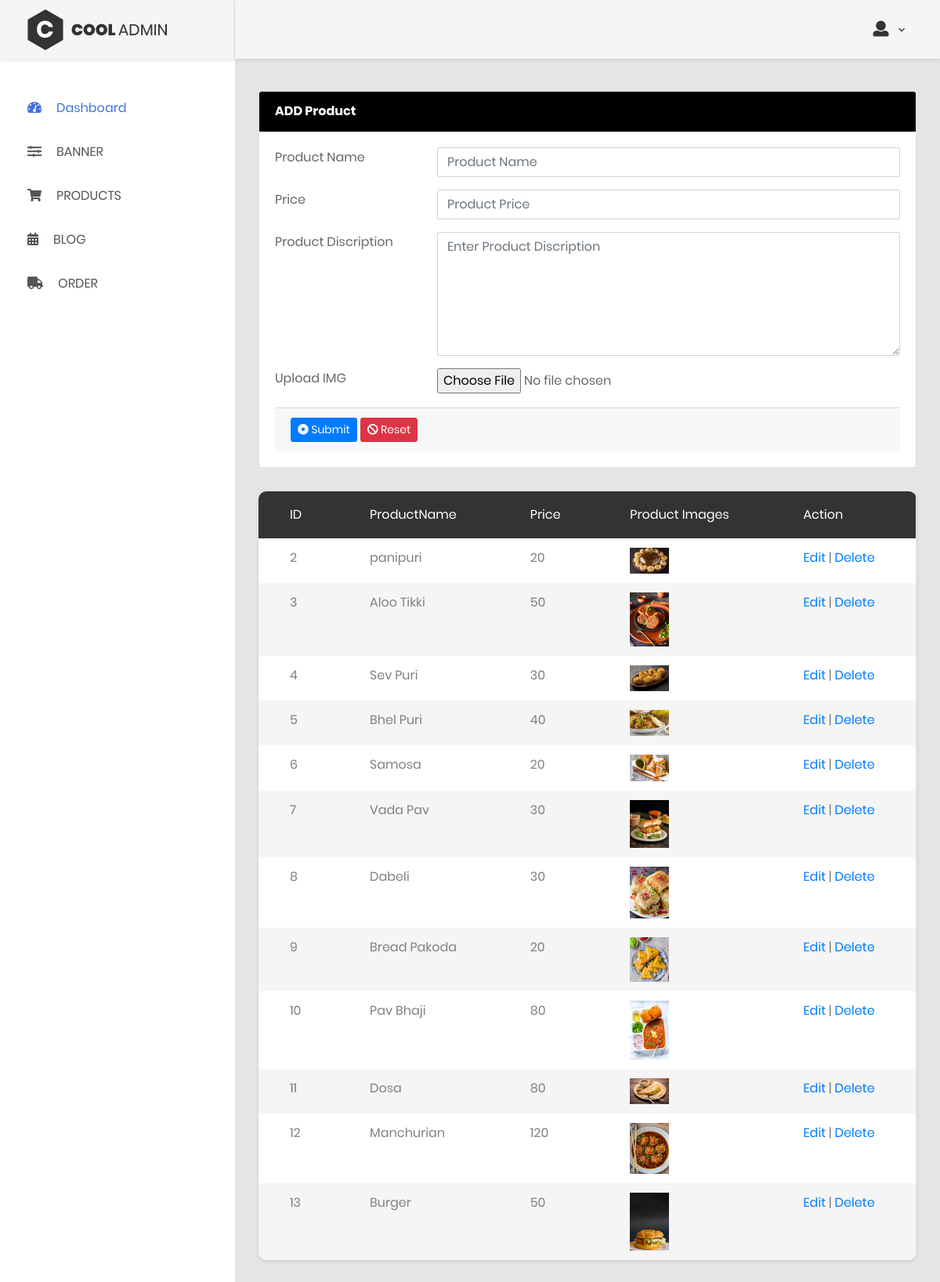
Page /admin/product.php (signed in) on the committed database.
### tables this page shows
CREATE TABLE `product` (
  `id` int(11) NOT NULL,
  `productname` varchar(255) NOT NULL,
  `discription` text NOT NULL,
  `price` int(11) NOT NULL,
  `productimg` varchar(255) NOT NULL
);

### admin/product.php (the view, shortened to what this page needs)
<!DOCTYPE html>
<html lang="en">
<?php include("include/config.php"); ?>
<head>
    <link href="css/font-face.css" rel="stylesheet" media="all">
    <link href="vendor/font-awesome-4.7/css/font-awesome.min.css" rel="stylesheet" media="all">
    <link href="vendor/font-awesome-5/css/fontawesome-all.min.css" rel="stylesheet" media="all">
    <link href="vendor/mdi-font/css/material-design-iconic-font.min.css" rel="stylesheet" media="all">
    <link href="vendor/bootstrap-4.1/bootstrap.min.css" rel="stylesheet" media="all">
    <link href="vendor/animsition/animsition.min.css" rel="stylesheet" media="all">
    <link href="vendor/bootstrap-progressbar/bootstrap-progressbar-3.3.4.min.css" rel="stylesheet" media="all">
    <link href="vendor/wow/animate.css" rel="stylesheet" media="all">
    <link href="vendor/css-hamburgers/hamburgers.min.css" rel="stylesheet" media="all">
    <link href="vendor/slick/slick.css" rel="stylesheet" media="all">
    <link href="vendor/select2/select2.min.css" rel="stylesheet" media="all">
    <link href="vendor/perfect-scrollbar/perfect-scrollbar.css" rel="stylesheet" media="all">
    <link href="css/theme.css" rel="stylesheet" media="all">
</head>
<body class="animsition">
    <div class="page-wrapper">
        <aside class="menu-sidebar d-none d-lg-block">
            <div class="logo">
                <a href="#">
                    <img src="images/icon/logo.png" alt="Cool Admin" />
                </a>
            </div>
            <?php include('include/sidebar.php'); ?>
        </aside>
        <?php include('include/header.php'); ?>
        <div class="page-container">
            <div class="main-content">
                <div class="section__content section__content--p30">
                    <div class="row">
                    <?php
                                $editid = isset($_REQUEST['EditId']) ? $_REQUEST['EditId'] : '';
                                if(isset($_REQUEST['EditId'])){
                                    $display="SELECT * FROM product WHERE id='$editid'";
                                    $displayresult = $conn->query($display);
                                    $displayrow = $displayresult->fetch_assoc();
                                    $productname = isset($displayrow['productname']) ? $displayrow['productname'] : '';
                                    $price = isset($displayrow['price']) ? $displayrow['price'] : '';
                                    $productdiscription = isset($displayrow['discription']) ? $displayrow['discription'] : '';
                                    $productimg = isset($displayrow['productimg']) ? $displayrow['productimg'] : '';
                                }
                                else{
                                    $productname = '';
                                    $price = '';
                                    $productdiscription = '';
                                }
                            ?>
                        <div class="col-lg-12">
                                    <div class="card">
                                        <div class="card-header" style="background-color:black; color:white;">
                                                    <strong>ADD Product</strong>
                                        </div>
                                        <div class="card-body card-block">
                                        <form action="productaction.php" method="post" name="productform" enctype="multipart/form-data" class="form-horizontal">
                                            <div class="row form-group">
                                                <div class="col col-md-3">
                                                    <label for="text-input" class=" form-control-label">Product Name</label>
                                                </div>
                                                <div class="col-12 col-md-9">
                                                    <input type="text" id="productname" name="productname" placeholder="Product Name" class="form-control" value="<?php echo $productname; ?>">
                                                </div>
                                            </div>
                                            <div class="row form-group">
                                                <div class="col col-md-3">
                                                    <label for="text-input" class=" form-control-label">Price</label>
                                                </div>
                                                <div class="col-12 col-md-9">
                                                    <input type="text" id="price" name="price" placeholder="Product Price" class="form-control" value="<?php echo $price; ?>">
                                                </div>
                                            </div>
                                            <div class="row form-group">
                                                <div class="col col-md-3">
                                                    <label for="email-input" class=" form-control-label">Product Discription</label>
                                                </div>
                                                <div class="col-12 col-md-9">
                                                    <textarea name="productdiscription" id="editor" rows="6" placeholder="Enter Product Discription" class="form-control"><?php echo $productdiscription; ?></textarea>
                                                </div>
                                            </div>
                                            <div class="row form-group">
                                                <div class="col col-md-3">
                                                    <label for="file-input" class=" form-control-label">Upload IMG</label>
                                                </div>
                                                <div class="col-12 col-md-9">
                                                    <input type="file" id="productimg" name="productimg" class="form-control-file">
                                                </div>
                                            </div>
                                            <div class="card-footer">
                                                <button type="submit" name="submit" class="btn btn-primary btn-sm">
                                                    <i class="fa fa-dot-circle-o"></i> Submit
                                                </button>
                                                <button type="reset" class="btn btn-danger btn-sm">
                                                    <i class="fa fa-ban"></i> Reset
                                                </button>
                                            </div>
                                        </form>
                                        </div>
                                    </div>
                        </div>
                        <?php
                                $seletProduct = "SELECT *FROM product";
                                $result = $conn->query($seletProduct);
                        ?>
                        <div class="col-lg-12">
                                <div class="table-responsive table--no-card m-b-30">
                                    <table class="table table-borderless table-striped table-earning">
                                        <thead>
                                            <tr>
                                            <th>ID</th>
                                            <th>ProductName</th>
                                            <th>Price</th>
                                            <th>Product images</th>
                                            <th>Action</th>
                                            </tr>
                                        </thead>
                                        <tbody>
                                        <?php while ($row = $result->fetch_assoc()){ ?>
                                            <tr>
                                                <td><?php echo $row['id']; ?></td>
                                                <td><?php echo $row['productname']; ?></td>
                                                <td><?php echo $row['price']; ?></td>
                                                <td>
                                                    <img src="<?php echo $row['productimg']; ?>" width="50" height="50">
                                                </td>
                                                <td>
                                                    <a href="product.php?EditId=<?php echo $row['id']; ?>">Edit</a> |
                                                    <a href="productaction.php?ProductdeletId=<?php echo $row['id']; ?>&DeleteImg=<?php echo $row['productimg']; ?>" onclick="return confirm('Are you sure you want to delete this item?');">Delete</a>
                                                </td>
                                            </tr>
                                            <?php } ?>
                                        </tbody>
                                    </table>
                                </div>
                            </div>
                    </div>
                </div>
            </div>
        </div>
    </div>
</body>
</html>

### rows in the picture
product: id "2", productname "panipuri", price "20", productimg (picture)
product: id "3", productname "Aloo Tikki", price "50", productimg (picture)
product: id "4", productname "Sev Puri", price "30", productimg (picture)
product: id "5", productname "Bhel Puri", price "40", productimg (picture)
product: id "6", productname "Samosa", price "20", productimg (picture)
product: id "7", productname "Vada Pav", price "30", productimg (picture)
product: id "8", productname "Dabeli", price "30", productimg (picture)
product: id "9", productname "Bread Pakoda", price "20", productimg (picture)
product: id "10", productname "Pav Bhaji", price "80", productimg (picture)
product: id "11", productname "Dosa", price "80", productimg (picture)
product: id "12", productname "Manchurian", price "120", productimg (picture)
product: id "13", productname "Burger", price "50", productimg (picture)
